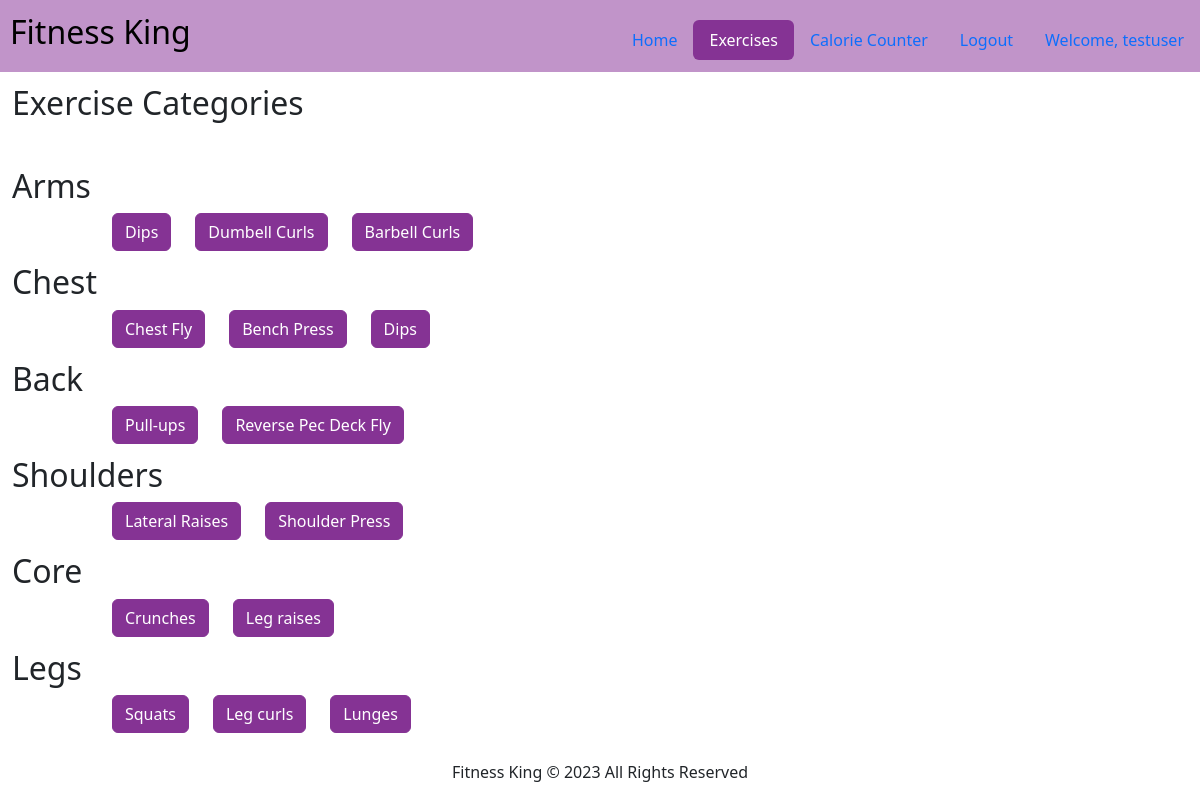
Screenshot of /Exercises.php (signed in) with the database file from the repository.
### tables this page shows
CREATE TABLE `exercises` (
  `ID` int(11) NOT NULL,
  `exercise_name` varchar(50) NOT NULL,
  `instructions` varchar(1000) NOT NULL,
  `summary` varchar(1000) NOT NULL,
  `furtherInformation` varchar(1000) NOT NULL,
  `video_link` varchar(500) NOT NULL,
  `type` varchar(100) NOT NULL,
  `time` int(100) NOT NULL,
  `calories` int(100) NOT NULL
);

### HTML/Exercises.php (the view, shortened to what this page needs)
<?php
include "config.php";
$sqlarms = "SELECT * FROM exercises WHERE type = 'arms'";
$sqlchest = "SELECT * FROM exercises WHERE type = 'chest'";
$sqlback = "SELECT * FROM exercises WHERE type = 'back'";
$sqlshoulders = "SELECT * FROM exercises WHERE type = 'shoulders'";
$sqlcore = "SELECT * FROM exercises WHERE type = 'core'";
$sqllegs = "SELECT * FROM exercises WHERE type = 'legs'";
$resultarms = mysqli_query($con, $sqlarms);
$resultchest = mysqli_query($con, $sqlchest);
$resultback = mysqli_query($con, $sqlback);
$resultshoulders = mysqli_query($con, $sqlshoulders);
$resultcore = mysqli_query($con, $sqlcore);
$resultlegs = mysqli_query($con, $sqllegs);
?>
<html>
<link href="https://cdn.jsdelivr.net/npm/bootstrap@5.3.0-alpha1/dist/css/bootstrap.min.css" rel="stylesheet">
<head>
<nav class="navbar navbar-expand-lg" style="background-color: #C194C9;">
    <a class="navbar-brand" style="font-size:20px; padding-left:10px;"><h2>Fitness King</h2></a>
    <div class="navbar-collapse" id="navbarSupportedContent">
      <ul class="nav nav-pills ms-auto" style="padding-top:0.75%">
				<li class="nav-item"><a class="nav-link" href="Index.php">Home</a></li>
				<li class="nav-item"><a class="nav-link active" style="background-color: #853394; border-color:#853394;" aria-current="page" href="">Exercises</a></li>
                <li class="nav-item"><a class="nav-link" href="Calories.php">Calorie Counter</a></li>
                <li><?php
                if(!empty($_SESSION["username"]))
                {
                    echo '<li class="nav-item"><a class="nav-link" href="index.php?Logout=" name="Logout" id="Logout">Logout</a></li>';
                }
                else
                {
                    echo '<li class="nav-item"><a class="nav-link" href="login.php">Login</a></li>';
                }
                ?></a></li>
<li class="nav-item"><a class="nav-link" class="user" href="Routines.php">
            Welcome, <?php if(isset($_SESSION['username'])){echo $_SESSION['username'];}
                else echo "User"?>
        </div></a></li>
</nav>
</head>
<body>
<h2 style="padding-left:1%;padding-top:1%;">
    Exercise Categories
</h2>
<br>
<body>
<h2 style="padding-left:1%;padding-top:1%;">
    Arms
</h2>
<div class="row offset-1">
<?php
if (mysqli_num_rows($resultarms) > 0){
while ($row=mysqli_fetch_assoc($resultarms)){
echo"<div class='col-auto'><button class='btn btn-primary' style='background-color: #853394; border-color:#853394;' onclick=document.location='ExerciseDetails.php?ID=" . $row["ID"] . "'>" . $row["exercise_name"] ."</button></div>";
}
}
?>
</div>
<h2 style="padding-left:1%;padding-top:1%;">
    Chest
</h2>
<div class="row offset-1">
<?php
if (mysqli_num_rows($resultchest) > 0){
while ($row=mysqli_fetch_assoc($resultchest)){
echo"<div class='col-auto'><button class='btn btn-primary' style='background-color: #853394; border-color:#853394;' onclick=document.location='ExerciseDetails.php?ID=" . $row["ID"] . "'>" . $row["exercise_name"] ."</button></div>";
}
}
?>
</div>
<h2 style="padding-left:1%;padding-top:1%;">
    Back
</h2>
<div class="row offset-1">
<?php
if (mysqli_num_rows($resultback) > 0){
while ($row=mysqli_fetch_assoc($resultback)){
echo"<div class='col-auto'><button class='btn btn-primary' style='background-color: #853394; border-color:#853394;' onclick=document.location='ExerciseDetails.php?ID=" . $row["ID"] . "'>" . $row["exercise_name"] ."</button></div>";
}
}
?>
</div>
<h2 style="padding-left:1%;padding-top:1%;">
    Shoulders
</h2>
<div class="row offset-1">
<?php
if (mysqli_num_rows($resultshoulders) > 0){
while ($row=mysqli_fetch_assoc($resultshoulders)){
echo"<div class='col-auto'><button class='btn btn-primary' style='background-color: #853394; border-color:#853394;' onclick=document.location='ExerciseDetails.php?ID=" . $row["ID"] . "'>" . $row["exercise_name"] ."</button></div>";
}
}
?>
</div>
<h2 style="padding-left:1%;padding-top:1%;">
    Core
</h2>
<div class="row offset-1">
<?php
if (mysqli_num_rows($resultcore) > 0){
while ($row=mysqli_fetch_assoc($resultcore)){
echo"<div class='col-auto'><button class='btn btn-primary' style='background-color: #853394; border-color:#853394;' onclick=document.location='ExerciseDetails.php?ID=" . $row["ID"] . "'>" . $row["exercise_name"] ."</button></div>";
}
}
?>
</div>
<h2 style="padding-left:1%;padding-top:1%;">
    Legs
</h2>
<div class="row offset-1">
<?php
if (mysqli_num_rows($resultlegs) > 0){
while ($row=mysqli_fetch_assoc($resultlegs)){
echo"<div class='col-auto'><button class='btn btn-primary' style='background-color: #853394; border-color:#853394;' onclick=document.location='ExerciseDetails.php?ID=" . $row["ID"] . "'>" . $row["exercise_name"] ."</button></div>";
}
}
?>
</div>
</body>
<footer style="position: fixed; left: 0; bottom: 0; width: 100%; text-align: center;">
    <p>Fitness King © 2023 All Rights Reserved</p>
</footer>
</html>

### rows the page displays
exercises: exercise_name "Dips"
exercises: exercise_name "Dumbell Curls"
exercises: exercise_name "Barbell Curls"
exercises: exercise_name "Chest Fly"
exercises: exercise_name "Bench Press"
exercises: exercise_name "Dips"
exercises: exercise_name "Pull-ups"
exercises: exercise_name "Reverse Pec Deck Fly"
exercises: exercise_name "Lateral Raises"
exercises: exercise_name "Shoulder Press"
exercises: exercise_name "Crunches"
exercises: exercise_name "Leg raises"
exercises: exercise_name "Squats"
exercises: exercise_name "Leg curls"
exercises: exercise_name "Lunges"

### other values shown
$_SESSION['username'] "testuser"
